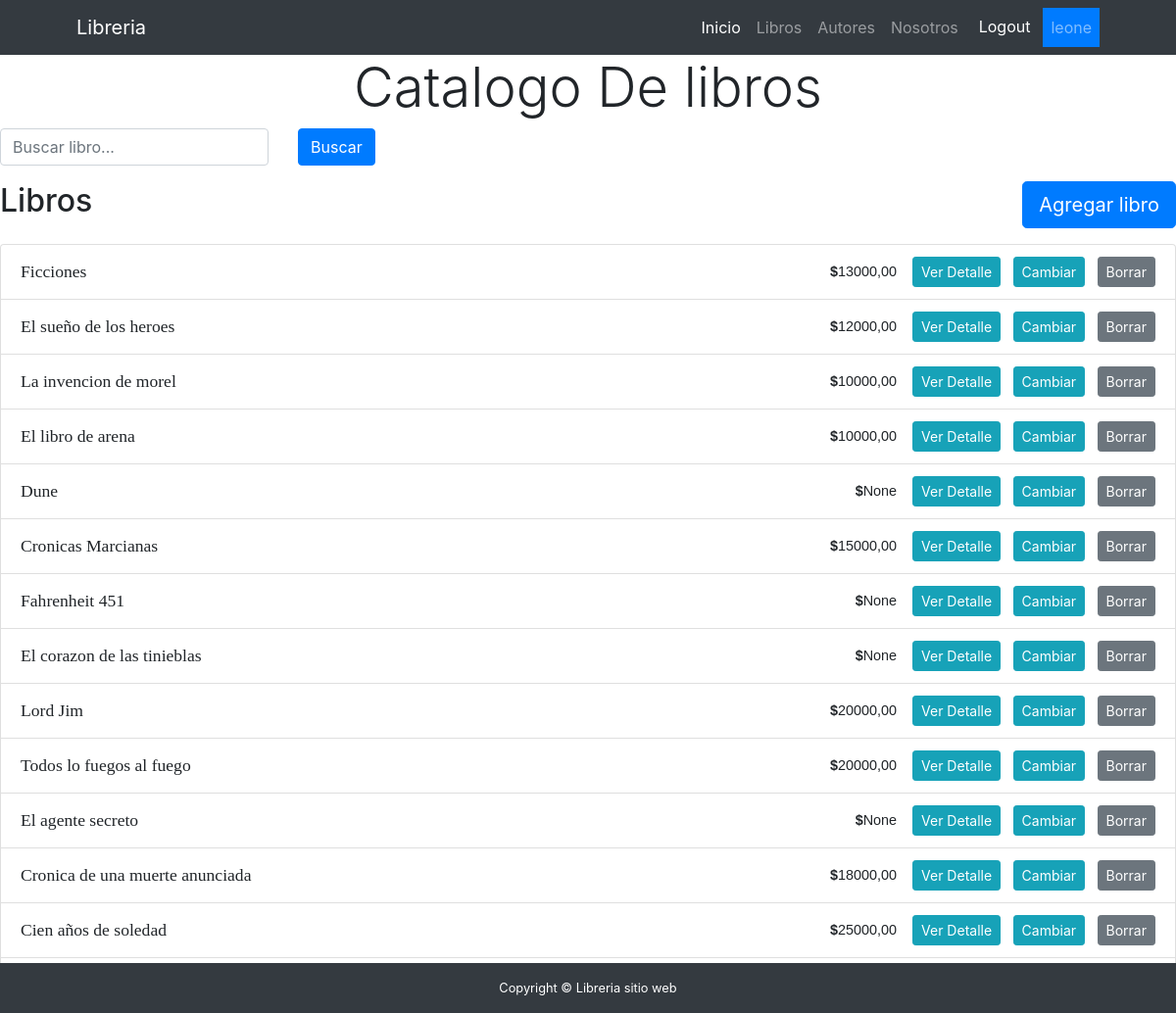
Screenshot of /libros/libros/lista (signed in) with the database file from the repository.
### libros/models.py (models this page shows, shortened)
class Libro(models.Model):
    nombre_libro = models.CharField(max_length=100,unique=True)
    autor = models.CharField(max_length=200,null=True,blank=True)
    año = models.PositiveBigIntegerField(null=True,blank=True)
    editorial = models.ForeignKey(Editorial,on_delete=models.SET_NULL, null=True,blank=True)
    unidades = models.IntegerField(null=True,blank=True)
    precio = models.DecimalField(max_digits=10,decimal_places=2,null=True,blank=True)
    numero_paginas = models.PositiveBigIntegerField(null=True,blank=True)
    genero = models.CharField(max_length=100,null=True,blank=True)

### libros/views.py (the view)
# urls.py: path("libros/lista",lista_libros, name="lista_libros"),
def lista_libros(request):
    busqueda = request.GET.get("busqueda", None)
    if busqueda:
        consulta = Libro.objects.filter(Q(nombre_libro__icontains=busqueda) | Q(autor__icontains=busqueda))
    else:
        consulta = Libro.objects.all()
    contexto = {"libros": consulta}
    return render(request, "libros/lista_libros.html", contexto)

### libros/templates/libros/lista_libros.html (shortened to what this page needs)
{% extends 'core/base.html' %}
{% block body_title %}
    Catalogo De libros
{% endblock body_title %}
{% block contenido %}
<form class="mb-3 row" action="{% url 'libros:lista_libros' %}" method="get">
    <div class="col-auto">
        <input type="text" class="form-control" name="busqueda" placeholder="Buscar libro...">
    </div>
    <div class="col-auto">
        <button type="submit" class="btn btn-primary">Buscar</button>
    </div>
</form>
<div class="d-flex justify-content-between align-items-center mb-3">
    <h2>Libros</h2>
    {% if user.is_authenticated %}
    <button class="btn btn-lg btn-primary my-button"><a href="{% url 'libros:libros_create' %}" style="color:white;">Agregar libro</a></button>
    {% endif %}
</div>
<ul class="list-group">
    {% for libro in libros %}
    <li class="list-group-item">
        <div class="d-flex justify-content-between align-items-center">
            <div>
                <span style="font-family: 'Georgia', serif; font-size: 1.1em;">{{libro.nombre_libro}}</span>
            </div>
            <div class="d-flex align-items-center">
                <span class="me-3" style="font-family: 'Montserrat', sans-serif; font-size: 0.9em;"><strong>$</strong>{{libro.precio}}</span>
                <div>
                    {% if user.is_authenticated %}
                    <a href="{% url 'libros:libro_detail' libro.id %}" class="btn btn-info btn-sm me-2">Ver Detalle</a>
                    <a href="{% url 'libros:libro_update' libro.id %}" class="btn btn-info btn-sm me-2">Cambiar</a>
                    <a href="{% url 'libros:libro_delete' libro.id %}" class="btn btn-secondary btn-sm">Borrar</a>
                    {% else %}
                    <a href="{% url 'libros:libro_detail' libro.id %}" class="btn btn-secondary btn-sm">Ver Detalle</a>
                    <button type="submit" class="btn btn-primary">Comprar</button>
                    {% endif %}
                </div>
            </div>
        </div>
    </li>
{% endfor %}
</ul>
{% endblock contenido %}

### core/templates/core/base.html (shortened to what this page needs)
{% load static %}
<!DOCTYPE html>
<html lang="es">
<head>
    <link href="{% static 'core/css/styles.css' %}" rel="stylesheet" />
    <link rel="stylesheet" href="https://cdnjs.cloudflare.com/ajax/libs/font-awesome/5.15.4/css/all.min.css" />
</head>
<body>
    <nav class="navbar navbar-expand-lg navbar-dark bg-dark">
        <div class="container px-5">
            <a class="navbar-brand" href="#!">Libreria</a>
            <div class="collapse navbar-collapse" id="navbarSupportedContent">
                <ul class="navbar-nav ms-auto mb-2 mb-lg-0">
                    <li class="nav-item"><a class="nav-link active" aria-current="page" href="{% url 'core:index' %}">Inicio</a></li>
                    <li class="nav-item"><a class="nav-link" href="{% url 'libros:lista_libros' %}">Libros</a></li>
                    <li class="nav-item"><a class="nav-link" href="{% url 'libros:lista_autores' %}">Autores</a></li>
                    <li class="nav-item"><a class="nav-link" href="{% url 'libros:nosotros' %}">Nosotros</a></li>
                    {% if user.is_authenticated %}
                    <li class="nav-item">
                        <form action="{% url 'core:logout' %}" method="post">
                            <button type="submit" class="btn btn-dark ">Logout</button>
                        </form>
                    <li class="nav-item bg-primary"><a class="nav-link" href="#">{{ user.username }}</a></li>
                    {% else %}
                    <li class="nav-item"><a class="nav-link" href="{% url 'core:login' %}">Login</a></li>
                    {% endif %}
                </ul>
            </div>
        </div>
    </nav>
    <link rel="stylesheet" href="https://stackpath.bootstrapcdn.com/bootstrap/4.5.2/css/bootstrap.min.css">
    <h1 class="display-4 text-center">
        {% block body_title %}
        {% endblock body_title %}
    </h1>
    {% block contenido %}
    {% endblock contenido %}
     <footer class="py-3 bg-dark fixed-bottom">
        <div class="container px-4 px-lg-5">
            <p class="m-0 text-center text-white small">Copyright &copy; Libreria sitio web</p>
        </div>
    </footer>
</body>
</html>

### rows the page displays
Libro: nombre_libro "Ficciones", precio "13000,00", shows "Ver Detalle"
Libro: nombre_libro "El sueño de los heroes", precio "12000,00", shows "Ver Detalle"
Libro: nombre_libro "La invencion de morel", precio "10000,00", shows "Ver Detalle"
Libro: nombre_libro "El libro de arena", precio "10000,00", shows "Ver Detalle"
Libro: nombre_libro "Dune", precio "None", shows "Ver Detalle"
Libro: nombre_libro "Cronicas Marcianas", precio "15000,00", shows "Ver Detalle"
Libro: nombre_libro "Fahrenheit 451", precio "None", shows "Ver Detalle"
Libro: nombre_libro "El corazon de las tinieblas", precio "None", shows "Ver Detalle"
Libro: nombre_libro "Lord Jim", precio "20000,00", shows "Ver Detalle"
Libro: nombre_libro "Todos lo fuegos al fuego", precio "20000,00", shows "Ver Detalle"
Libro: nombre_libro "El agente secreto", precio "None", shows "Ver Detalle"
Libro: nombre_libro "Cronica de una muerte anunciada", precio "18000,00", shows "Ver Detalle"
Libro: nombre_libro "Cien años de soledad", precio "25000,00", shows "Ver Detalle"

### other values shown
{{ user.username }} "leone"
